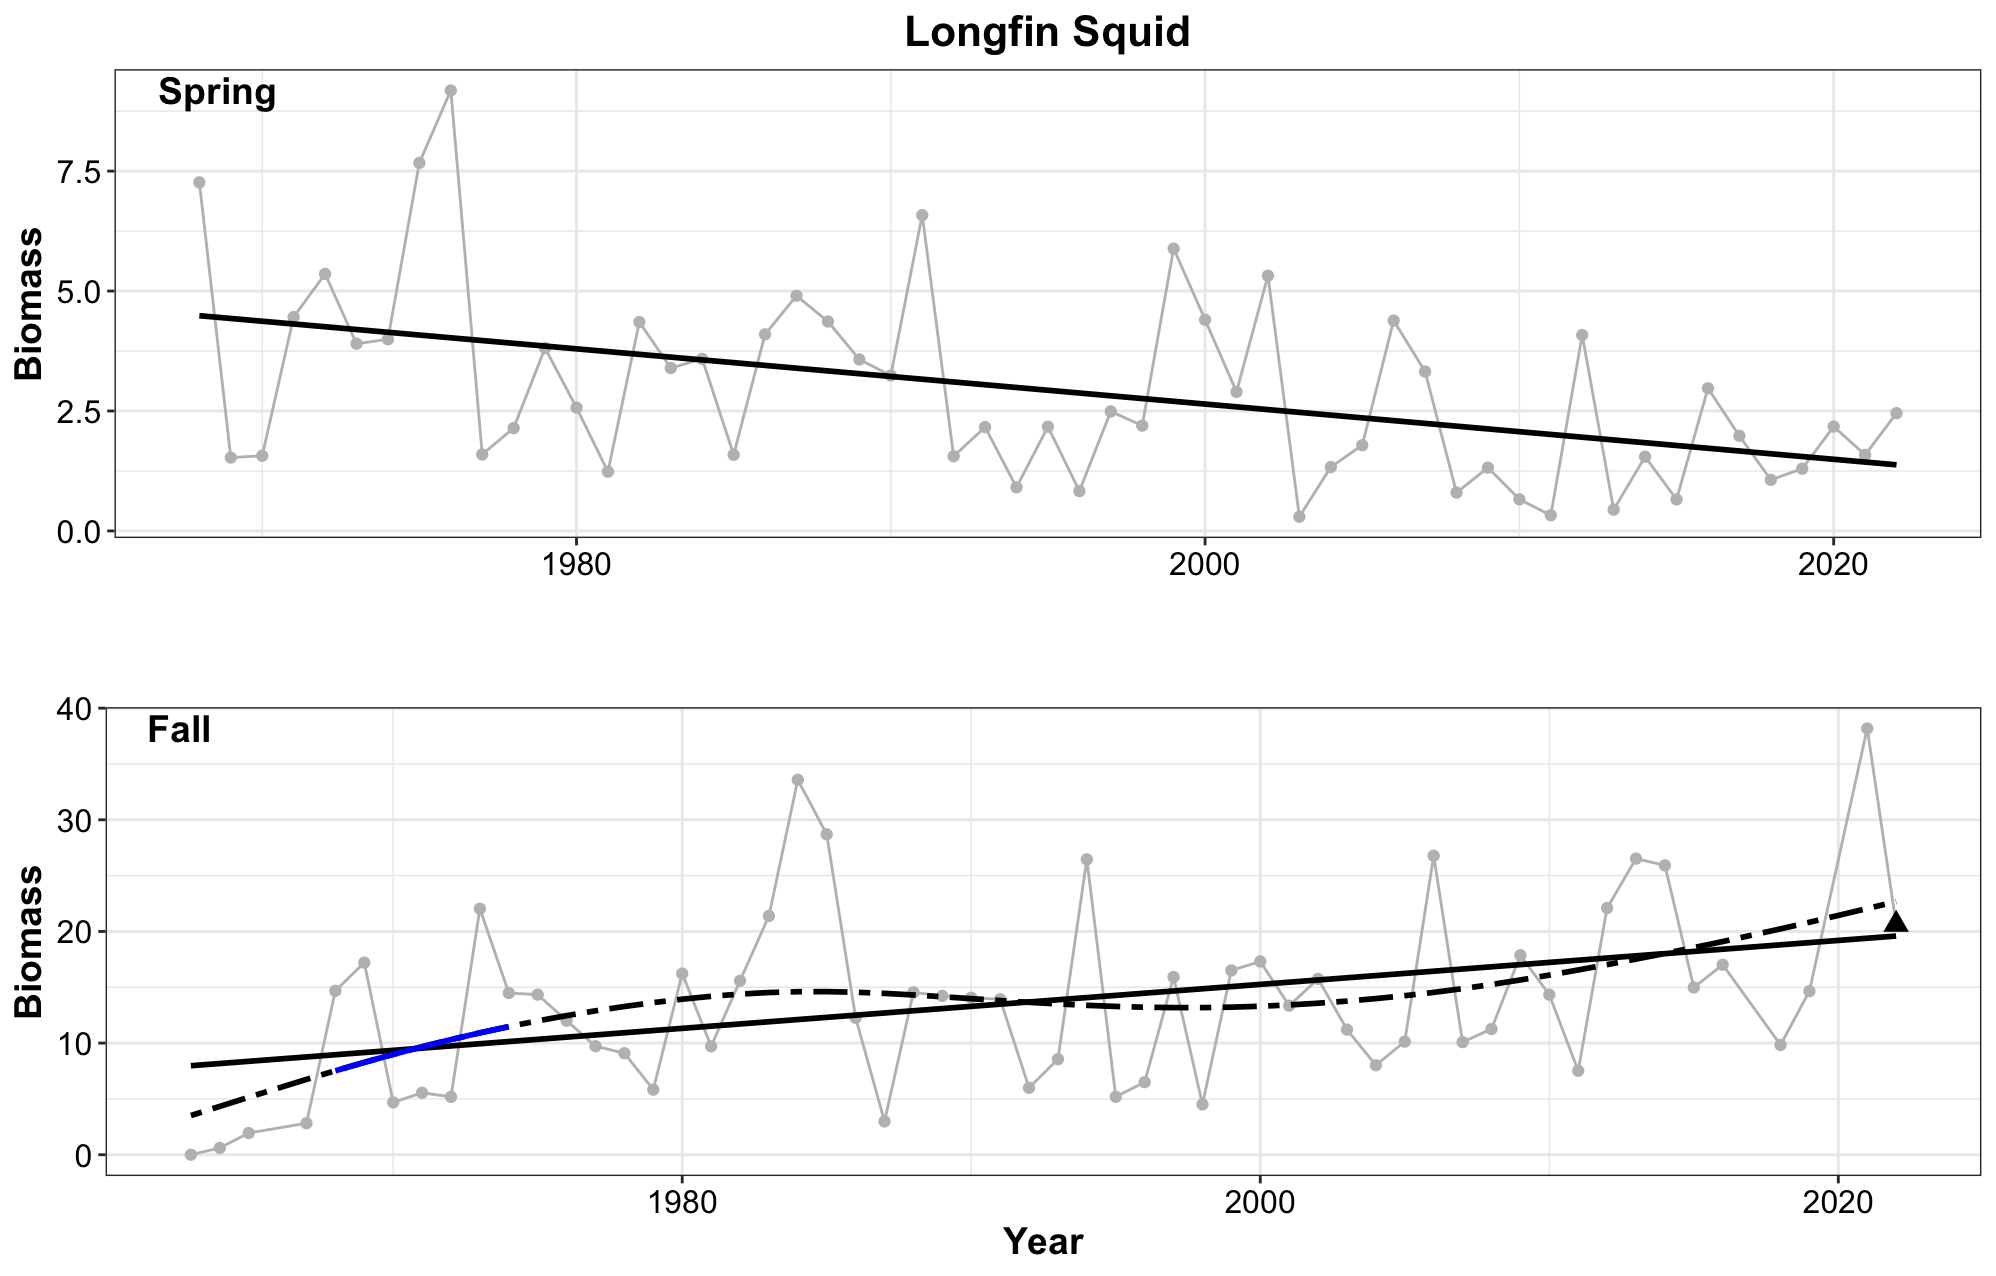

Recreate this plot in R.
## Figures for Longfin Squid

## **Laura Gruenburg, lagruenburg@gmail.com**

#   **LAST UPDATED: September 29, 2023**

#####load required functions
#  You will need to download the functions from here https://gist.github.com/gavinsimpson/e73f011fdaaab4bb5a30

setwd("~/Desktop/NYB Indicators/Deriv")
source("Deriv.R")
library(mgcv)
library(ggplot2)
#library(mgcViz)
library(ggpubr)

#######Load the datasets
setwd("~/Desktop/NYB Indicators/NYB_Indicators_Calculations/Final_Timeseries_Figures/Timeseries_Files_2023")
ds<-read.csv("longfin_spring_2023.csv", header = TRUE)

#calculate the 30th a and 70th percentiles for the short term column of the indicators report
qds = quantile(ds$strat.biomass, probs = c(.30, .70))

# find the last 5 years mean
mn_ds5 = mean(ds$strat.biomass[ds$YEAR >= 2019])
# what quintile the data is in
mn_ds5 >qds


# Creat a GAM - adjust k and remember to check model
mod<- gam(strat.biomass ~ s(YEAR, k=15), data = ds)
summary(mod) #check out model
gam.check(mod)

pdata <- with(ds, data.frame(YEAR = YEAR))
p2_mod <- predict(mod, newdata = pdata,  type = "terms", se.fit = TRUE)
intercept = 2.93212  # look at p2_mod and extract the intercept
pdata <- transform(pdata, p2_mod = p2_mod$fit[,1], se2 = p2_mod$se.fit[,1])

#  Now that we have the model prediction, the next step is to calculate the first derivative
#  Then determine which increases and decreases are significant
Term = "YEAR"
mod.d <- Deriv(mod, n=55) # n is the number of YEARs
mod.dci <- confint(mod.d, term = Term)
mod.dsig <- signifD(pdata$p2_mod, d = mod.d[[Term]]$deriv,
                    +                    mod.dci[[Term]]$upper, mod.dci[[Term]]$lower)

# Take a quick look to make sure it appears ok before final plotting
plot(strat.biomass ~ YEAR, data = ds)
lines(strat.biomass ~ YEAR, data = ds)
lines(p2_mod+intercept ~ YEAR, data = pdata, type = "n")
lines(p2_mod+intercept ~ YEAR, data = pdata)
lines(unlist(mod.dsig$incr)+intercept ~ YEAR, data = pdata, col = "blue", lwd = 3)
lines(unlist(mod.dsig$decr)+intercept ~ YEAR, data = pdata, col = "red", lwd = 3)

linearMod<- lm(strat.biomass ~ YEAR, data=ds)
summary(linearMod)

p1 = ggplot() + 
  geom_line(data = ds, aes(x = YEAR, y = strat.biomass), color = 'grey') +
  geom_point(data = ds, aes(x = YEAR, y = strat.biomass), color = 'gray') + 
  #geom_point(data = ds[54:55, ], aes(x = YEAR, y = strat.biomass), shape = 17, size = 3) + 
  geom_smooth(data = ds, aes(x = YEAR, y = strat.biomass), method = lm, se = FALSE, color = 'black') + 
  #geom_line(data=pdata, aes(x = YEAR, y = p2_mod+intercept), se = FALSE, color = 'black', linetype = 'twodash', size = 1) + 
  #geom_line(data = pdata, aes(y = unlist(mod.dsig$incr)+intercept, x = YEAR), color = "blue", size = 1) + 
  #geom_line(data = pdata, aes(y = unlist(mod.dsig$decr)+intercept, x = YEAR), color = 'red', size = 1) + 
  theme_bw() +
  labs (y = bquote("Biomass"), x = '', title = 'Longfin Squid') + 
  theme(plot.title=element_text(size = 16,face = 'bold',hjust = 0.5), axis.title=element_text(size = 14, face = 'bold'), axis.text= element_text(color = 'black', size = 12))


ds2<-read.csv("longfin_fall_2023.csv", header = TRUE)



#calculate the 30th a and 70th percentiles for the short term column of the indicators report
qds2 = quantile(ds2$strat.biomass, probs = c(.30, .70))

# find the last 5 years mean
mn_ds25 = mean(ds2$strat.biomass[ds2$YEAR >= 2019])
# what quintile the data is in
mn_ds25 >qds2

# Creat a GAM - adjust k and remember to check model
mod2<- gam(strat.biomass ~ s(YEAR, k=15), data = ds2)
summary(mod2) #check out model
gam.check(mod2)

pdata2 <- with(ds2, data.frame(YEAR = YEAR))
p2_mod2 <- predict(mod2, newdata = pdata2,  type = "terms", se.fit = TRUE)
intercept2 =  13.69341  # look at p2_mod and extract the intercept
pdata2 <- transform(pdata2, p2_mod2 = p2_mod2$fit[,1], se2 = p2_mod2$se.fit[,1])

#  Now that we have the model prediction, the next step is to calculate the first derivative
#  Then determine which increases and decreases are significant
Term = "YEAR"
mod2.d <- Deriv(mod2, n=57) # n is the number of YEARs
mod2.dci <- confint(mod2.d, term = Term)
mod2.dsig <- signifD(pdata2$p2_mod2, d = mod2.d[[Term]]$deriv,
                     +                    mod2.dci[[Term]]$upper, mod2.dci[[Term]]$lower)

# Take a quick look to make sure it appears ok before final plotting
plot(strat.biomass ~ YEAR, data = ds2)
lines(strat.biomass ~ YEAR, data = ds2)
lines(p2_mod2+intercept2 ~ YEAR, data = pdata2, type = "n")
lines(p2_mod2+intercept2 ~ YEAR, data = pdata2)
lines(unlist(mod2.dsig$incr)+intercept2 ~ YEAR, data = pdata2, col = "blue", lwd = 3)
lines(unlist(mod2.dsig$decr)+intercept2 ~ YEAR, data = pdata2, col = "red", lwd = 3)

linearmod2<- lm(strat.biomass ~ YEAR, data=ds2)
summary(linearmod2)

p2 = ggplot() + 
  geom_line(data = ds2, aes(x = YEAR, y = strat.biomass), color = 'grey') +
  geom_point(data = ds2, aes(x = YEAR, y = strat.biomass), color = 'gray') + 
  geom_point(data = ds2[57, ], aes(x = YEAR, y = strat.biomass), shape = 17, size = 3) + 
  geom_smooth(data = ds2, aes(x = YEAR, y = strat.biomass), method = lm, se = FALSE, color = 'black') + 
  geom_line(data=pdata2, aes(x = YEAR, y = p2_mod2+intercept2), se = FALSE, color = 'black', linetype = 'twodash', size = 1) + 
  geom_line(data = pdata2, aes(y = unlist(mod2.dsig$incr)+intercept2, x = YEAR), color = "blue", size = 1) + 
  geom_line(data = pdata2, aes(y = unlist(mod2.dsig$decr)+intercept2, x = YEAR), color = 'red', size = 1) + 
  theme_bw() +
  labs (y = bquote("Biomass"), x = 'Year', title = '') + 
  theme(plot.title=element_text(size = 16,face = 'bold',hjust = 0.5), axis.title=element_text(size = 14, face = 'bold'), axis.text= element_text(color = 'black', size = 12))


ggarrange(p1, p2, 
          labels = c("Spring", " Fall"),
          label.x = c(.05,.05),
          label.y = c(0.9,0.9),
          font.label = (face = 'Italic'),
          ncol = 1, nrow = 2)
